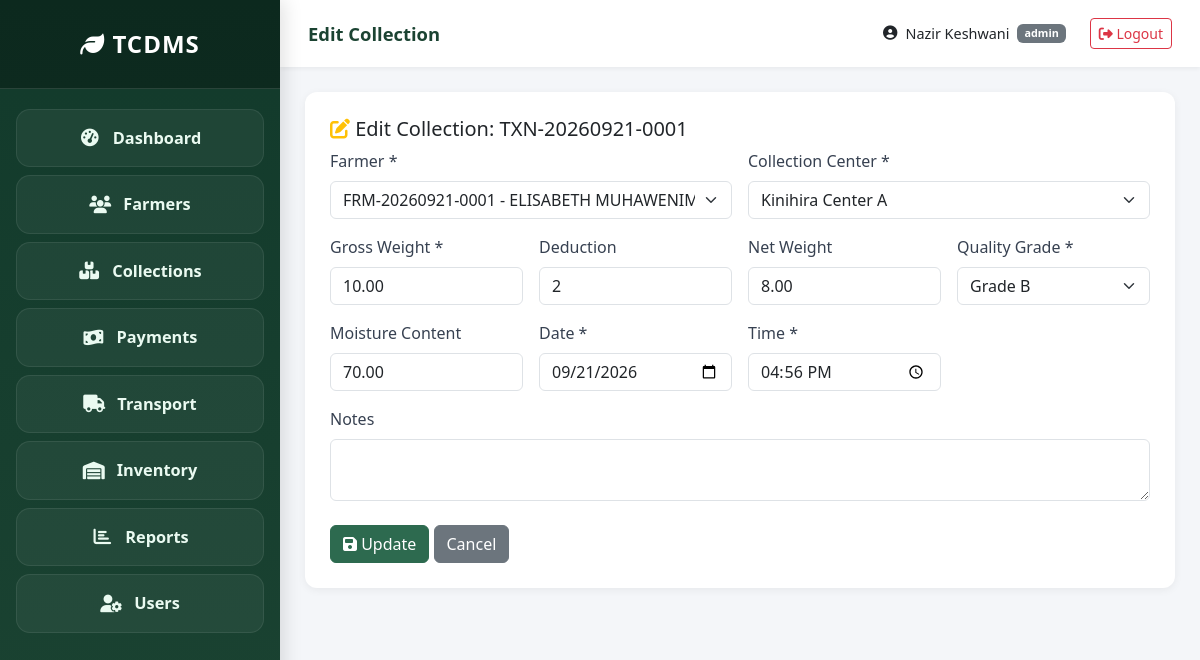
Page /modules/collections/edit.php?id=1 (signed in) on the committed database.
### tables this page shows
CREATE TABLE `tea_collections` (
  `id` int(11) NOT NULL,
  `transaction_code` varchar(30) NOT NULL,
  `farmer_id` int(11) NOT NULL,
  `collector_id` int(11) NOT NULL,
  `collection_center_id` int(11) NOT NULL,
  `gross_weight_kg` decimal(10,2) NOT NULL,
  `net_weight_kg` decimal(10,2) NOT NULL,
  `quality_grade` enum('A','B','C','D') NOT NULL,
  `moisture_content` decimal(5,2) DEFAULT NULL,
  `collection_date` date NOT NULL,
  `collection_time` time NOT NULL,
  `notes` text DEFAULT NULL,
  `status` enum('pending','verified','processed') DEFAULT 'pending',
  `created_at` timestamp NOT NULL DEFAULT current_timestamp()
);

CREATE TABLE `farmers` (
  `id` int(11) NOT NULL,
  `farmer_code` varchar(20) NOT NULL,
  `national_id` varchar(20) NOT NULL,
  `first_name` varchar(100) NOT NULL,
  `last_name` varchar(100) NOT NULL,
  `phone` varchar(20) NOT NULL,
  `email` varchar(100) DEFAULT NULL,
  `address` varchar(255) DEFAULT NULL,
  `cooperative_id` int(11) DEFAULT NULL,
  `collection_center_id` int(11) DEFAULT NULL,
  `bank_account` varchar(50) DEFAULT NULL,
  `mobile_money_number` varchar(20) DEFAULT NULL,
  `is_active` tinyint(1) DEFAULT 1,
  `registered_at` timestamp NOT NULL DEFAULT current_timestamp()
);

CREATE TABLE `collection_centers` (
  `id` int(11) NOT NULL,
  `name` varchar(100) NOT NULL,
  `code` varchar(20) NOT NULL,
  `location` varchar(255) DEFAULT NULL,
  `manager_id` int(11) DEFAULT NULL,
  `capacity_kg` decimal(10,2) DEFAULT 0.00,
  `is_active` tinyint(1) DEFAULT 1,
  `created_at` timestamp NOT NULL DEFAULT current_timestamp()
);

### config/database.php (called while the page is built, shortened)
<?php
function getDBConnection() {
    static $pdo = null;
    if ($pdo === null) {
        $dsn = 'mysql:host=' . DB_HOST . ';dbname=' . DB_NAME . ';charset=' . DB_CHARSET;
        $options = [
            PDO::ATTR_ERRMODE            => PDO::ERRMODE_EXCEPTION,
            PDO::ATTR_DEFAULT_FETCH_MODE => PDO::FETCH_ASSOC,
            PDO::ATTR_EMULATE_PREPARES   => false,
        ];
        try {
            $pdo = new PDO($dsn, DB_USER, DB_PASS, $options);
        } catch (PDOException $e) {
            error_log('DB Error: ' . $e->getMessage());
            die('Database connection failed. Check XAMPP MySQL service.');
        }
    }
    return $pdo;
}
function dbQuery($sql, $params = []) {
    $stmt = getDBConnection()->prepare($sql);
    $stmt->execute($params);
    return $stmt;
}
function dbFetchOne($sql, $params = []) { return dbQuery($sql, $params)->fetch(); }
function dbFetchAll($sql, $params = []) { return dbQuery($sql, $params)->fetchAll(); }

### modules/collections/edit.php (the view, shortened to what this page needs)
<?php
require_once __DIR__ . '/../../includes/header.php';
require_once __DIR__ . '/../../includes/sidebar.php';
$id = (int)($_GET['id'] ?? 0);
$col = dbFetchOne("SELECT * FROM tea_collections WHERE id = :id", [':id' => $id]);
$farmers = dbFetchAll("SELECT id, farmer_code, first_name, last_name FROM farmers WHERE is_active = 1");
$centers = dbFetchAll("SELECT id, name FROM collection_centers WHERE is_active = 1");
?>
<div class="form-section">
  <h5><i class="fas fa-edit text-warning"></i> Edit Collection: <?= htmlspecialchars($col['transaction_code']) ?></h5>
  <form method="POST">
    <div class="row g-3">
      <div class="col-md-6"><label class="form-label">Farmer *</label>
        <select name="farmer_id" class="form-select" required>
          <?php foreach ($farmers as $f): ?>
            <option value="<?= $f['id'] ?>" <?= $f['id']==$col['farmer_id']?'selected':'' ?>><?= htmlspecialchars($f['farmer_code'].' - '.$f['first_name'].' '.$f['last_name']) ?></option>
          <?php endforeach; ?>
        </select></div>
      <div class="col-md-6"><label class="form-label">Collection Center *</label>
        <select name="collection_center_id" class="form-select" required>
          <?php foreach ($centers as $c): ?>
            <option value="<?= $c['id'] ?>" <?= $c['id']==$col['collection_center_id']?'selected':'' ?>><?= htmlspecialchars($c['name']) ?></option>
          <?php endforeach; ?>
        </select></div>
      <div class="col-md-3"><label class="form-label">Gross Weight *</label>
        <input type="number" step="0.01" name="gross_weight_kg" class="form-control" value="<?= $col['gross_weight_kg'] ?>" required></div>
      <div class="col-md-3"><label class="form-label">Deduction</label>
        <input type="number" step="0.01" name="deduction" class="form-control" value="<?= $col['gross_weight_kg'] - $col['net_weight_kg'] ?>"></div>
      <div class="col-md-3"><label class="form-label">Net Weight</label>
        <input type="number" step="0.01" name="net_weight_kg" class="form-control" value="<?= $col['net_weight_kg'] ?>" readonly></div>
      <div class="col-md-3"><label class="form-label">Quality Grade *</label>
        <select name="quality_grade" class="form-select">
          <?php foreach (['A','B','C','D'] as $g): ?>
            <option value="<?= $g ?>" <?= $g==$col['quality_grade']?'selected':'' ?>>Grade <?= $g ?></option>
          <?php endforeach; ?>
        </select></div>
      <div class="col-md-3"><label class="form-label">Moisture Content</label>
        <input type="number" step="0.01" name="moisture_content" class="form-control" value="<?= $col['moisture_content'] ?>"></div>
      <div class="col-md-3"><label class="form-label">Date *</label>
        <input type="date" name="collection_date" class="form-control" value="<?= $col['collection_date'] ?>" required></div>
      <div class="col-md-3"><label class="form-label">Time *</label>
        <input type="time" name="collection_time" class="form-control" value="<?= $col['collection_time'] ?>" required></div>
      <div class="col-md-12"><label class="form-label">Notes</label>
        <textarea name="notes" class="form-control" rows="2"><?= htmlspecialchars($col['notes']) ?></textarea></div>
    </div>
    <div class="mt-4">
      <button class="btn btn-success"><i class="fas fa-save"></i> Update</button>
      <a href="index.php" class="btn btn-secondary">Cancel</a>
    </div>
  </form>
</div>
<?php require_once __DIR__ . '/../../includes/footer.php'; ?>

### assets/css/style.css (style rules this page uses)
* { box-sizing: border-box; }
body { font-family: 'Segoe UI', Tahoma, sans-serif; background: #f4f6f9; margin: 0; }
.btn-success { background: #2d6a4f; border-color: #2d6a4f; }
.form-section { background: #fff; border-radius: 12px; padding: 25px; box-shadow: 0 2px 8px rgba(0,0,0,.06); }
.form-label { font-weight: 500; color: #374151; }

### rows in the picture
tea_collections: transaction_code "TXN-20260921-0001", farmer_id "FRM-20260921-0001 - ELISABETH MUHAWENIMANA", collection_center_id "Kinihira Center A", gross_weight_kg "10.00", deduction "2", net_weight_kg "8.00", quality_grade "Grade B", moisture_content "70.00", collection_date "09/21/2026", collection_time "16:56:00"

### other values in the picture
SITE_SHORT_NAME "TCDMS"
$pageTitle "Edit Collection"
$user['first_name'] . ' ' . $user['last_name'] "Nazir Keshwani"
$user['role'] "admin"
